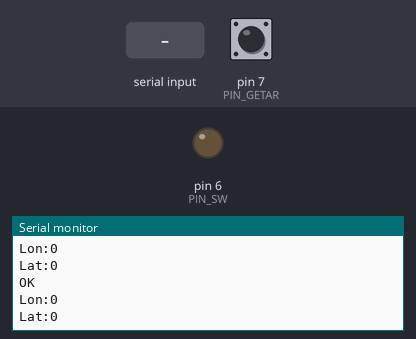
The sketch below on a simulated Arduino Uno, built with avr-gcc and run on an emulated ATmega328P. On the bench: output pins drawn as LEDs (lit = HIGH), the last lines printed to the serial monitor. The test bench sets the inputs (shaded band); at power-on: pin 7 (PIN_GETAR) HIGH. The modem accepts every AT command (registered, SIM ready, sends succeed) and sends nothing else; pins used as bus, display or sensor lines are not drawn.

Above: at 10.2 s.
10.3 s: "1" received over the second serial link
At 10.9 s:
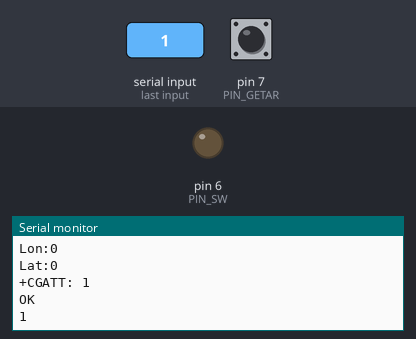
11.8 s: "A" received over the second serial link
At 12.8 s:
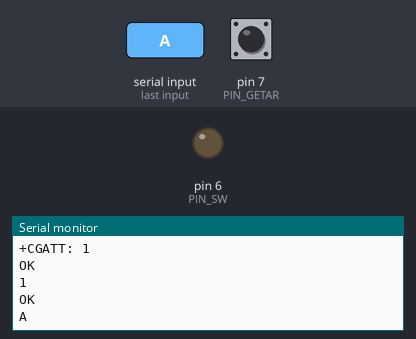
13.3 s: "B" received over the second serial link
At 16.1 s:
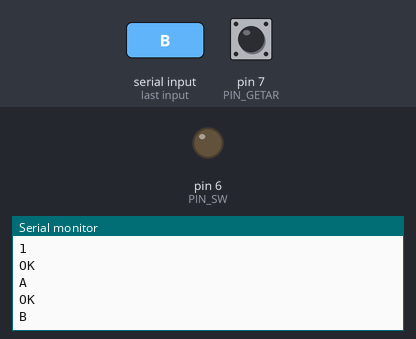
16.3 s: "C" received over the second serial link
At 19.0 s:
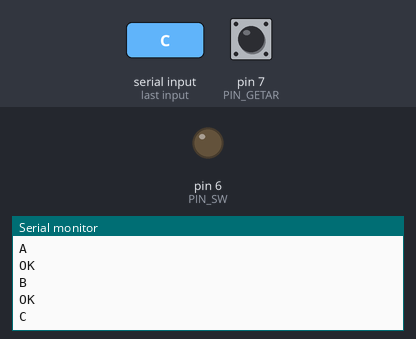
19.3 s: "D" received over the second serial link
At 21.4 s:
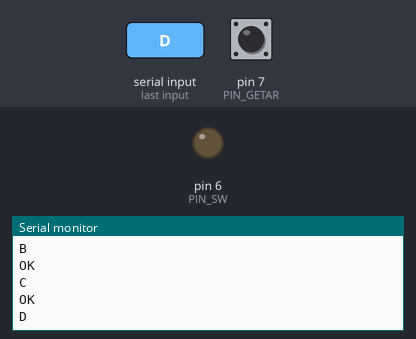

Measured:
- after the input at 10.3 s, the serial monitor: prints a new line at once (image 1)
- after the input at 11.8 s, the serial monitor: prints a new line after 0.05 s (image 2)
- after the input at 13.3 s, the serial monitor: prints a new line after 2.1 s (image 3)
- after the input at 16.3 s, the serial monitor: prints a new line after 1.6 s (image 4)
- after the input at 19.3 s, the serial monitor: prints a new line after 1.1 s (image 5)

The sketch:

elmo1_bt.ino
```cpp
#include <SoftwareSerial.h>
#define DEBUG true
#define PIN_SW 6
#define PIN_GETAR   7
String valGetar="0";
boolean state;
double serialnr;
      String xlat="0";
      String ylon="0";

SoftwareSerial sim808(2,3);
SoftwareSerial BTSerial(4, 5); // TX,RX
int counterKirim =0;
boolean proses_looping=false;
const int R1=9, R2=10, R3=11, R4=12;
char val;
void setup()
{
  Serial.begin(9600);
 sim808.begin(9600);
 //BTSerial.begin(9600);
 pinMode(R1,OUTPUT);
  pinMode(R2,OUTPUT);
  pinMode(R3,OUTPUT);
  pinMode(R4,OUTPUT);
  pinMode(PIN_GETAR,INPUT);
  off();
  pinMode(PIN_SW,OUTPUT);
  delay(3000);
  pinMode(PIN_SW,INPUT);
  getgps();
}

void btrelay() {
  BTSerial.begin(9600);
  delay(500);
if (BTSerial.available()){
val=BTSerial.read();
//Serial.println(val);

BTSerial.end();
}

  if( val == '1' ) {
    digitalWrite(R1,LOW);
    }


  else if( val == '2' ) {
   digitalWrite(R2,LOW);

    }

  else if( val == '3' ) {
    digitalWrite(R3,LOW);

  }

  else if( val == '4' ) {
    digitalWrite(R4,LOW);

    }


  else if( val == 'A' ) {
    off();

    }
  else if( val == 'B' ) {
    off();

    }
  else if( val == 'C' ) {
    off();

    }
  else if( val == 'D' ) {
    off(); }

}

void off()
{
    digitalWrite(R1,HIGH);
    digitalWrite(R2,HIGH);
    digitalWrite(R3,HIGH);
    digitalWrite(R4,HIGH);


}

void loop()
{

   //counterKirim=counterKirim+1;
   if (!proses_looping) {
      if (digitalRead(PIN_GETAR)== LOW) {
         valGetar="1";
      } else {
        valGetar="0";
      }
      proses_looping=true;
      getgps();
      SubmitHttpRequest();
      proses_looping=false;
   }

}
void getgps()
{
   sendData( "AT+CGNSPWR=1",1000,false);
   //btrelay();
   sendData( "AT+CGNSSEQ=RMC",1000,false);
   //btrelay();
   sendData( "AT+CGNSINF",1000,true);

}
String sendData(String command, const int timeout, boolean debug)
{
    String response = "";
    String frame1="";
    sim808.println(command);
    long int time = millis();
    while( (time+timeout) > millis())
    {
      while(sim808.available())
      {
        char c = sim808.read();
        response+=c;
      }
    }
    if(debug)
    {
      Serial.print(response);
      if (getValue(response, ',', 3)!=""){
        xlat = getValue(response, ',', 3);
      }
      if (getValue(response, ',', 4)!=""){
        ylon = getValue(response, ',', 4);
      }
      Serial.println("Lon:" + ylon);
      Serial.println("Lat:" + xlat);

    }
    return response;
}
String getValue(String data, char separator, int index)
{
    int found = 0;
    int strIndex[] = { 0, -1 };
    int maxIndex = data.length() - 1;

    for (int i = 0; i <= maxIndex && found <= index; i++) {
        if (data.charAt(i) == separator || i == maxIndex) {
            found++;
            strIndex[0] = strIndex[1] + 1;
            strIndex[1] = (i == maxIndex) ? i+1 : i;
        }
    }
    return found > index ? data.substring(strIndex[0], strIndex[1]) : "";
}
void SubmitHttpRequest()
{
  sim808.println("AT+CSQ");
  delay(100);
     btrelay();

  ShowSerialData();// this code is to show the data from gprs shield, in order to easily see the process of how the gprs shield submit a http request, and the following is for this purpose too.

  sim808.println("AT+CGATT?");
  delay(100);
     btrelay();

  ShowSerialData();

  sim808.println("AT+SAPBR=3,1,\"CONTYPE\",\"GPRS\"");//setting the SAPBR, the connection type is using gprs
  delay(1000);
     btrelay();

  ShowSerialData();

  sim808.println("AT+SAPBR=3,1,\"APN\",\"CMNET\"");//setting the APN, the second need you fill in your local apn server
  delay(3000);
     btrelay();

  ShowSerialData();

  sim808.println("AT+SAPBR=1,1");//setting the SAPBR, for detail you can refer to the AT command mamual
  delay(2000);
     btrelay();

  ShowSerialData();

  sim808.println("AT+HTTPINIT"); //init the HTTP request

  delay(2000);
     btrelay();
  ShowSerialData();

  sim808.println("AT+HTTPPARA=\"URL\",\"trackot.multisolusi.info:8708/angkutan/status/6?accident="+valGetar+"&lat="+xlat+"&lon="+ylon + "\"");// setting the httppara, the second parameter is the website you want to access
  delay(1000);
     btrelay();

  ShowSerialData();

  sim808.println("AT+HTTPACTION=0");//submit the request
  delay(2000);//the delay is very important, the delay time is base on the return from the website, if the return datas are very large, the time required longer.
     btrelay();
  //while(!sim808.available());

  ShowSerialData();

  sim808.println("AT+HTTPREAD");// read the data from the website you access
  delay(300);
     btrelay();

  ShowSerialData();

  sim808.println("");
  delay(100);
}

///send2Pachube()///
///this function is to send the sensor data to the pachube, you can see the new value in the pachube after execute this function///
void Send2Pachube()
{
sim808.println("AT+CGATT?");
delay(100);
   btrelay();

ShowSerialData();

sim808.println("AT+CSTT=\"CMNET\"");//start task and setting the APN,
delay(1000);
   btrelay();

ShowSerialData();

sim808.println("AT+CIICR");//bring up wireless connection
delay(300);
   btrelay();

ShowSerialData();

sim808.println("AT+CIFSR");//get local IP adress
delay(2000);
   btrelay();

ShowSerialData();

sim808.println("AT+CIPSPRT=0");
delay(3000);
   btrelay();

ShowSerialData();

sim808.println("AT+CIPSTART=\"tcp\",\"trackot.multisolusi.info\",\"8708\"");//start up the connection
delay(2000);
   btrelay();

ShowSerialData();

sim808.println("AT+CIPSEND");//begin send data to remote server
delay(3000);
ShowSerialData();
   btrelay();
//String humidity = "1031";//these 4 line code are imitate the real sensor data, because the demo did't add other sensor, so using 4 string variable to replace.
//String moisture = "1242";//you can replace these four variable to the real sensor data in your project
//String temperature = "30";//
//String barometer = "60.56";//
sim808.print("\"method\": \"get\",\"resource\": \"/angkutan/status/6?accident="+valGetar+"&lat="+xlat+"&lon="+ylon+"\",\"params\"");//here is the feed you apply from pachube
delay(400);
   btrelay();
ShowSerialData();
//sim808.print(": ,\"headers\": \"X-PachubeApiKey\":");//in here, you should replace your pachubeapikey
//delay(500);
//ShowSerialData();
//sim808.print(" \"_cXwr5LE8qW4a296O-cDwOUvfddFer5pGmaRigPsiO0");//pachubeapikey
//delay(500);
//ShowSerialData();
//sim808.print("jEB9OjK-W6vej56j9ItaSlIac-hgbQjxExuveD95yc8BttXc");//pachubeapikey
//delay(500);
//ShowSerialData();
//sim808.print("Z7_seZqLVjeCOmNbEXUva45t6FL8AxOcuNSsQS\",\"body\":");
//delay(500);
//ShowSerialData();
//sim808.print(" \"version\": \"1.0.0\",\"datastreams\": ");
//delay(500);
//ShowSerialData();
//sim808.println("[\"id\": \"01\",\"current_value\": \"" + barometer + "\",");
//delay(500);
//ShowSerialData();
//sim808.println("\"id\": \"02\",\"current_value\": \"" + humidity + "\",");
//delay(500);
//ShowSerialData();
//sim808.println("\"id\": \"03\",\"current_value\": \"" + moisture + "\",");
//delay(500);
//ShowSerialData();
//sim808.println("\"id\": \"04\",\"current_value\": \"" + temperature + "\"],\"token\": \"lee\"");
//
//
//delay(500);
//ShowSerialData();

sim808.println((char)26);//sending
delay(3000);//waitting for reply, important! the time is base on the condition of internet
   btrelay();
ShowSerialData();
sim808.println();

ShowSerialData();

sim808.println("AT+CIPCLOSE");//close the connection
delay(100);
ShowSerialData();
   btrelay();

}
void ShowSerialData()
{
while(sim808.available()!=0)
Serial.write(sim808.read());
}
```
